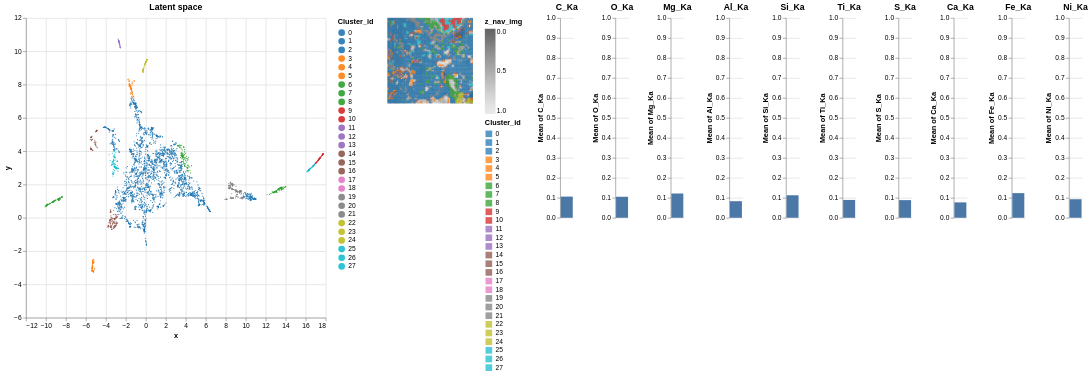

The notebook cell this image was saved under:
### Code cell
gui.check_latent_space(ps=new_ps,show_map=True,ratio_to_be_shown=1.0)

### Figure 1 — Vega-Lite specification as saved in the notebook (floating-point values rounded to 4 significant figures; data arrays with more than 128 entries replaced by an {"elided": "..."} marker saying what was removed)
{"config": {"view": {"continuousWidth": 300, "continuousHeight": 300, "strokeWidth": 0}}, "hconcat": [{"data": {"name": "data-e8b2320525327831d5760f09c82512ae"}, "mark": {"type": "circle", "size": 3}, "encoding": {"color": {"field": "Cluster_id", "scale": {"domain": [0, 1, 2, 3, 4, 5, 6, 7, 8, 9, 10, 11, 12, 13, 14, 15, 16, 17, 18, 19, 20, 21, 22, 23, 24, 25, 26, 27], "range": ["#1f77b4", "#1f77b4", "#1f77b4", "#ff7f0e", "#ff7f0e", "#ff7f0e", "#2ca02c", "#2ca02c", "#2ca02c", "#d62728", "#d62728", "#9467bd", "#9467bd", "#9467bd", "#8c564b", "#8c564b", "#8c564b", "#e377c2", "#e377c2", "#7f7f7f", "#7f7f7f", "#7f7f7f", "#bcbd22", "#bcbd22", "#bcbd22", "#17becf", "#17becf", "#17becf"]}, "type": "nominal"}, "opacity": {"condition": {"param": "param_1", "value": 0.9}, "value": 0.1}, "tooltip": [{"field": "Cluster_id", "type": "nominal"}, {"field": "x", "format": ",.2f", "type": "quantitative"}, {"field": "y", "format": ",.2f", "type": "quantitative"}], "x": {"field": "x", "type": "quantitative"}, "y": {"field": "y", "type": "quantitative"}}, "height": 450, "name": "view_2", "title": {"text": "Latent space"}, "width": 450}, {"layer": [{"data": {"name": "data-c6d3e8bcdc2a61eac0fffeed907ec2c2"}, "mark": {"type": "square", "size": 6}, "encoding": {"color": {"field": "z_nav_img", "scale": {"domain": [1.0, 0.0], "scheme": "greys"}, "type": "quantitative"}, "x": {"axis": null, "field": "x_nav_img", "type": "ordinal"}, "y": {"axis": null, "field": "y_nav_img", "type": "ordinal"}}}, {"data": {"name": "data-e8b2320525327831d5760f09c82512ae"}, "mark": {"type": "square", "size": 5}, "encoding": {"color": {"field": "Cluster_id", "scale": {"domain": [0, 1, 2, 3, 4, 5, 6, 7, 8, 9, 10, 11, 12, 13, 14, 15, 16, 17, 18, 19, 20, 21, 22, 23, 24, 25, 26, 27], "range": ["#1f77b4", "#1f77b4", "#1f77b4", "#ff7f0e", "#ff7f0e", "#ff7f0e", "#2ca02c", "#2ca02c", "#2ca02c", "#d62728", "#d62728", "#9467bd", "#9467bd", "#9467bd", "#8c564b", "#8c564b", "#8c564b", "#e377c2", "#e377c2", "#7f7f7f", "#7f7f7f", "#7f7f7f", "#bcbd22", "#bcbd22", "#bcbd22", "#17becf", "#17becf", "#17becf"]}, "type": "nominal"}, "opacity": {"condition": {"param": "param_1", "value": 0.75}, "value": 0}, "x": {"axis": null, "field": "x_id", "type": "ordinal"}, "y": {"axis": null, "field": "y_id", "type": "ordinal"}}, "name": "view_1"}], "height": 128, "width": 128}, {"hconcat": [{"mark": {"type": "bar"}, "encoding": {"y": {"aggregate": "mean", "field": "C_Ka", "scale": {"domain": [0, 1]}, "type": "quantitative"}}, "title": {"text": "C_Ka"}, "transform": [{"filter": {"param": "param_1"}}]}, {"mark": {"type": "bar"}, "encoding": {"y": {"aggregate": "mean", "field": "O_Ka", "scale": {"domain": [0, 1]}, "type": "quantitative"}}, "title": {"text": "O_Ka"}, "transform": [{"filter": {"param": "param_1"}}]}, {"mark": {"type": "bar"}, "encoding": {"y": {"aggregate": "mean", "field": "Mg_Ka", "scale": {"domain": [0, 1]}, "type": "quantitative"}}, "title": {"text": "Mg_Ka"}, "transform": [{"filter": {"param": "param_1"}}]}, {"mark": {"type": "bar"}, "encoding": {"y": {"aggregate": "mean", "field": "Al_Ka", "scale": {"domain": [0, 1]}, "type": "quantitative"}}, "title": {"text": "Al_Ka"}, "transform": [{"filter": {"param": "param_1"}}]}, {"mark": {"type": "bar"}, "encoding": {"y": {"aggregate": "mean", "field": "Si_Ka", "scale": {"domain": [0, 1]}, "type": "quantitative"}}, "title": {"text": "Si_Ka"}, "transform": [{"filter": {"param": "param_1"}}]}, {"mark": {"type": "bar"}, "encoding": {"y": {"aggregate": "mean", "field": "Ti_Ka", "scale": {"domain": [0, 1]}, "type": "quantitative"}}, "title": {"text": "Ti_Ka"}, "transform": [{"filter": {"param": "param_1"}}]}, {"mark": {"type": "bar"}, "encoding": {"y": {"aggregate": "mean", "field": "S_Ka", "scale": {"domain": [0, 1]}, "type": "quantitative"}}, "title": {"text": "S_Ka"}, "transform": [{"filter": {"param": "param_1"}}]}, {"mark": {"type": "bar"}, "encoding": {"y": {"aggregate": "mean", "field": "Ca_Ka", "scale": {"domain": [0, 1]}, "type": "quantitative"}}, "title": {"text": "Ca_Ka"}, "transform": [{"filter": {"param": "param_1"}}]}, {"mark": {"type": "bar"}, "encoding": {"y": {"aggregate": "mean", "field": "Fe_Ka", "scale": {"domain": [0, 1]}, "type": "quantitative"}}, "title": {"text": "Fe_Ka"}, "transform": [{"filter": {"param": "param_1"}}]}, {"mark": {"type": "bar"}, "encoding": {"y": {"aggregate": "mean", "field": "Ni_Ka", "scale": {"domain": [0, 1]}, "type": "quantitative"}}, "title": {"text": "Ni_Ka"}, "transform": [{"filter": {"param": "param_1"}}]}], "data": {"name": "data-e8b2320525327831d5760f09c82512ae"}}], "params": [{"name": "param_1", "select": {"type": "interval"}, "views": ["view_2", "view_1"]}, {"name": "param_2", "select": {"type": "interval", "on": "[mousedown[event.shiftKey], mouseup] > mousemove", "translate": "[mousedown[event.shiftKey], mouseup] > mousemove!", "zoom": "wheel![event.shiftKey]"}, "bind": "scales", "views": ["view_2"]}], "resolve": {"legend": {"color": "independent"}}, "$schema": "https://vega.github.io/schema/vega-lite/v5.14.1.json", "datasets": {"data-e8b2320525327831d5760f09c82512ae": {"elided": "4096 records"}, "data-c6d3e8bcdc2a61eac0fffeed907ec2c2": {"elided": "4096 records"}}}
